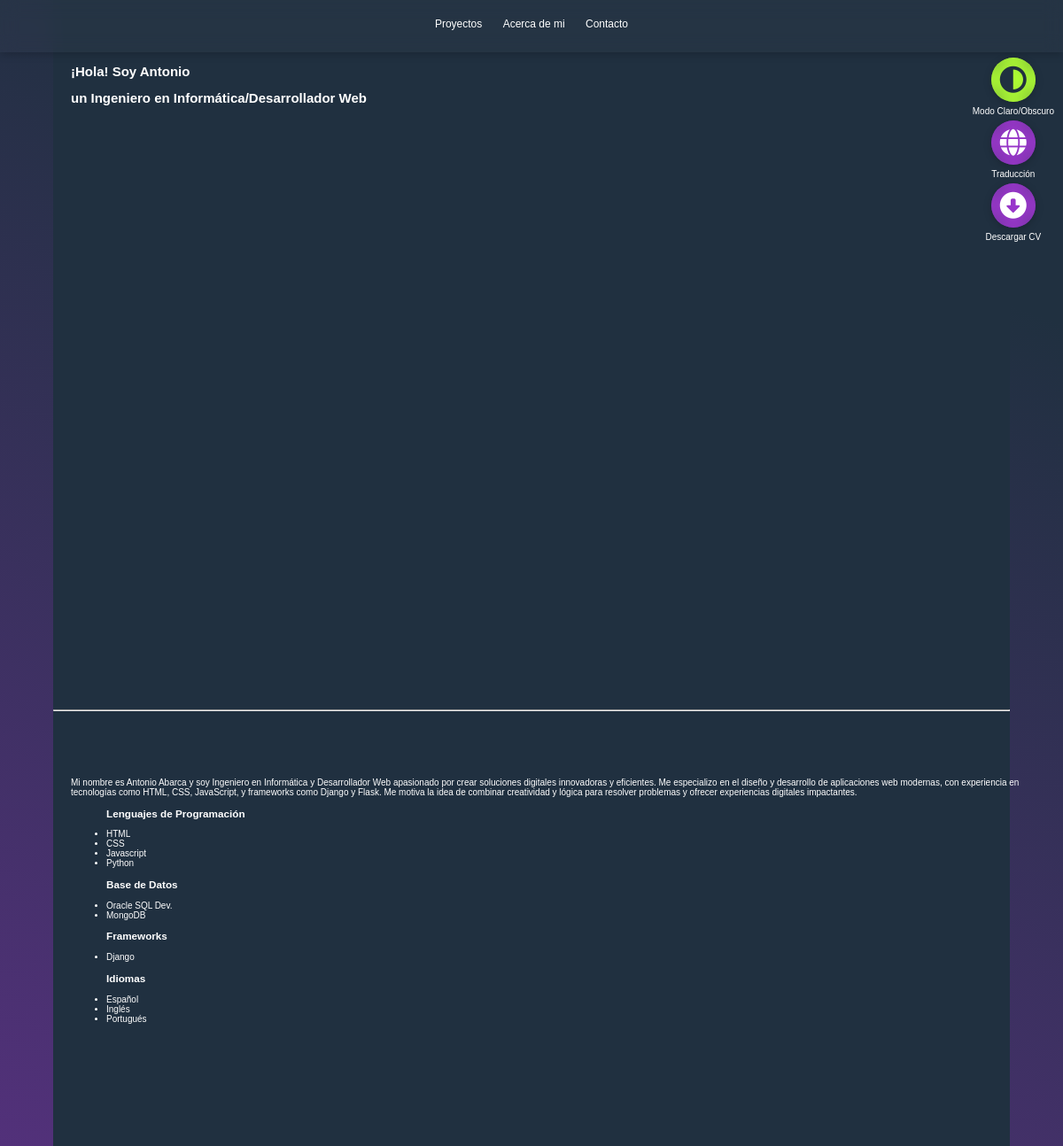
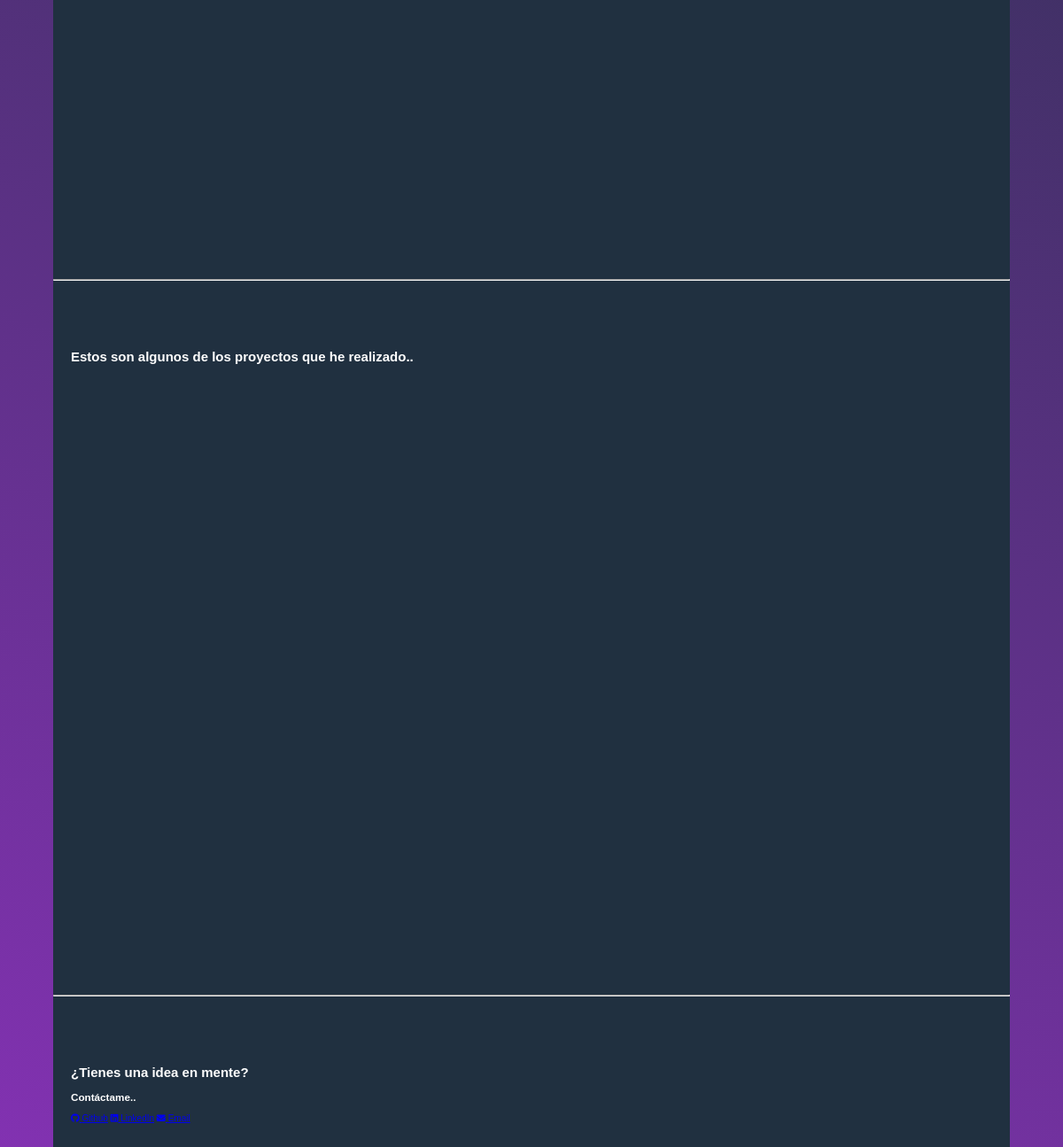
The page / on the database its author committed (2 pictures, top to bottom).
### Portafolio_Web/models.py (models this page shows, shortened)
class GrupoConocimiento(models.Model):
    nombre = models.CharField(max_length=30)

class Conocimiento(models.Model):
    conocimiento       = models.CharField(max_length=15)
    nivel              = models.IntegerField()
    grupo_conocimiento = models.ForeignKey(GrupoConocimiento, on_delete=models.CASCADE, default=1)

### Portafolio_Web/views.py (the view)
# urls.py: path('', views.index),
def index(request):
    Nombre = "Antonio Abarca"
    GrupoConocimientos = GrupoConocimiento.objects.all
    Conocimientos = Conocimiento.objects.all
    Proyectos = Proyecto.objects.all
    return render(request, 'index.html', {
        'nombre': Nombre,
        'grupo_conocimientos': GrupoConocimientos,
        'conocimientos': Conocimientos,
        'proyectos': Proyectos,
    })

### Portafolio_Web/templates/index.html (shortened to what this page needs)
<!DOCTYPE html>
<html lang="en">
<head>
    <link rel="stylesheet" href="/Sitio_Web/Portafolio_Web/static/styles/base.css">
</head>
<body>
    <nav>
        <div id="nav-end">
            <a href="#projects">Proyectos</a>
            <a href="#about">Acerca de mi</a>
            <a href="#contact">Contacto</a>
        </div>
    </nav>
    <aside>
        <div class="back-label">
            <label for="dark-light-mode" class="base-label"><i class="fa-solid fa-circle-half-stroke"></i></label>
        </div>Modo Claro/Obscuro
        <div class="back-label">
            <label for="translate" class="base-label"><i class="fa-solid fa-globe"></i></label>
        </div>Traducción
        <div class="back-label">
            <label for="download-cv" class="base-label"><i class="fa-solid fa-circle-down"></i></label>
        </div>
        Descargar CV
    </aside>
    <main>
        <section id="welcome-section">
            <h1>¡Hola! Soy Antonio</h1>
            <h2>un Ingeniero en Informática/Desarrollador Web</h2>
        </section>
        <hr>
        <section id="about">
            <p>Mi nombre es Antonio Abarca y soy Ingeniero en Informática y Desarrollador Web apasionado por crear soluciones digitales innovadoras y eficientes. Me especializo en el diseño y desarrollo de aplicaciones web modernas, con experiencia en tecnologías como HTML, CSS, JavaScript, y frameworks como Django y Flask. Me motiva la idea de combinar creatividad y lógica para resolver problemas y ofrecer experiencias digitales impactantes.</p>
            <ul>
                {% for gc in grupo_conocimientos %}
                    <h3>{{ gc.nombre }}</h3>
                    {% for c in conocimientos %}
                        {% if c.grupo_conocimiento == gc %}
                            <li>
                                {{ c.conocimiento }} <div class="bar {{ c.conocimiento }} {{ c.nivel }}"></div>
                            </li>
                        {% endif %}
                    {% endfor %}
                {% endfor %}
            </ul>
        </section>
        <hr>
        <section id="projects">
            <h2>Estos son algunos de los proyectos que he realizado.. </h2>
        </section>
        <hr>
        <section id="contact">
            <h2>¿Tienes una idea en mente?</h2>
            <h3>Contáctame..</h3>
            <div>
                <a href="https://github.com/Antonio8172" target="_blank" rel="noopener noreferrer" id="profile-link"><i class="fab fa-github"></i> Github</a>
                <a href="https://www.linkedin.com/in/antonio-abarca-millán-4ba6a929a/" target="_blank" rel="noopener noreferrer" id="profile-link"><i class="fab fa-linkedin"></i> LinkedIn</a>
                <a href="http://" target="_blank" rel="noopener noreferrer"><i class="fa-solid fa-envelope"></i> Email</a>
            </div>
        </section>
    </main>
</body>
</html>

### Portafolio_Web/static/styles/base.css (style rules this page uses)
:root { --color-base-1: #203040; --color-base-2: #9932cc; }
html { font-size: 62.5%; scroll-behavior: smooth; }
body { margin: 0; display: flex; flex-direction: column; justify-content: center; align-items: center; background: linear-gradient(200deg, var(--color-base-1) 10%, var(--color-base-2)); background-repeat: no-repeat; background-attachment: fixed; font-family: Arial, sans-serif; color: white; }
main { width: 90%; background-color: #203040; }
nav, .base-label { background: rgba(255, 255, 255, 0.025); backdrop-filter: blur(10px); -webkit-backdrop-filter: blur(10px); box-shadow: 0 2px 10px rgba(0, 0, 0, 0.2); }
nav { position: fixed; top: 0; width: 100%; display: flex; flex-direction: column; justify-content: center; align-items: center; font-size: 1.2rem; padding: 20px 0 5px; }
nav div { margin: 0 0 20px; }
nav a { text-decoration: none; color: white; width: 200px; height: 100%; padding: 7px 10px; border-radius: 5px; transition: 0.5s; }
aside { position: fixed; top: 60px; right: 10px; display: flex; flex-direction: column; justify-content: center; align-items: center; }
.back-label { margin: 5px; background-color: var(--color-base-2); }
.back-label, .base-label { display: flex; justify-content: center; align-items: center; width: 50px; height: 50px; border-radius: 50%; }
.base-label i { font-size: 3rem; }
aside input:checked + .back-label { background-color: greenyellow; }
aside input:checked +.back-label>label i { color: var(--color-base-1); }
section { width: 100%; height: 92vh; padding: 60px 20px 0; }

### rows shown on the page
GrupoConocimiento: nombre "Lenguajes de Programación"
Conocimiento: conocimiento "HTML"
Conocimiento: conocimiento "CSS"
Conocimiento: conocimiento "Javascript"
Conocimiento: conocimiento "Python"
GrupoConocimiento: nombre "Base de Datos"
Conocimiento: conocimiento "Oracle SQL Dev."
Conocimiento: conocimiento "MongoDB"
GrupoConocimiento: nombre "Frameworks"
Conocimiento: conocimiento "Django"
GrupoConocimiento: nombre "Idiomas"
Conocimiento: conocimiento "Español"
Conocimiento: conocimiento "Inglés"
Conocimiento: conocimiento "Portugués"
